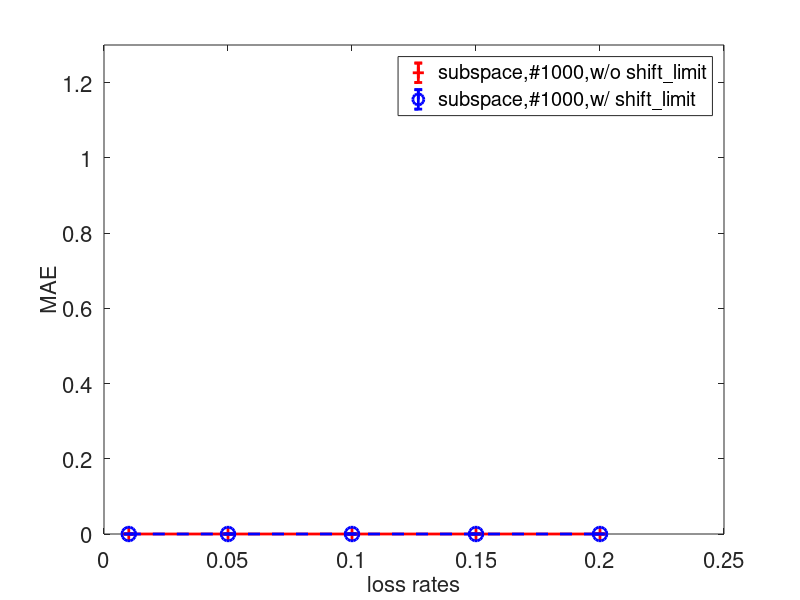
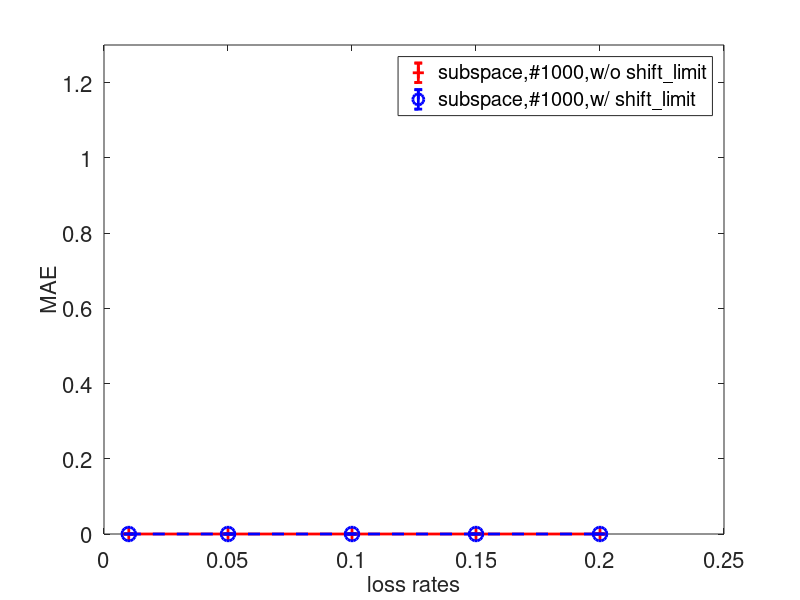
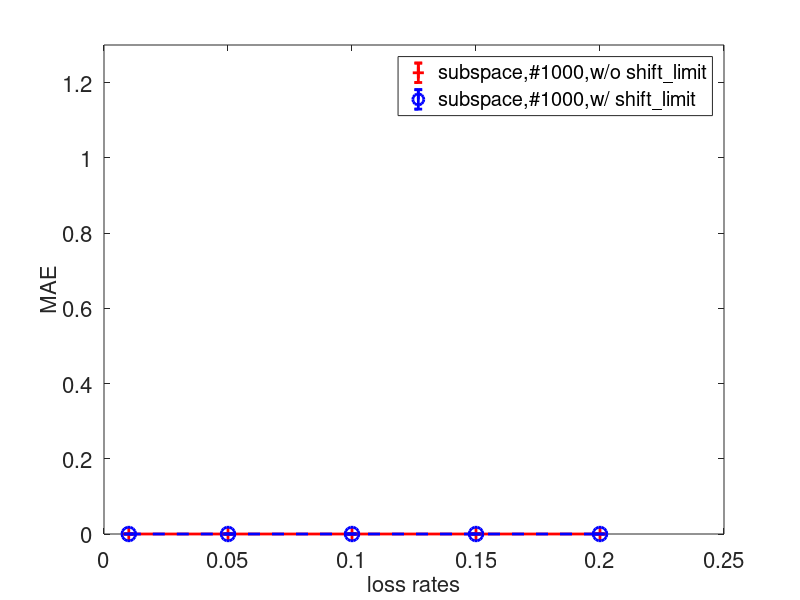
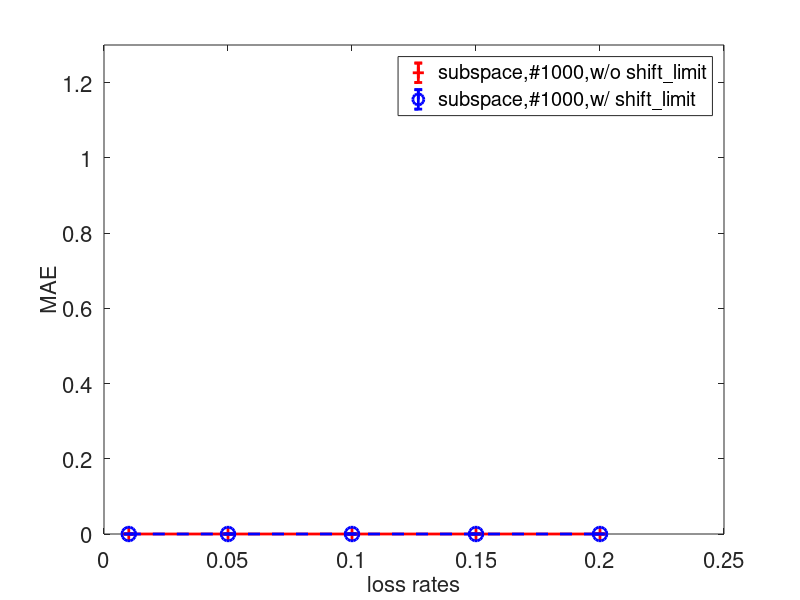

The MATLAB script that drew these images, in order:
%% postcondor_warp: function description
function postcondor_missing()
    input_dir = '~/warp/condor_data/task_dtw/condor/do_missing_exp/';

    % , 'multi-ch-csi', 'blink'
    trace_names = {'abilene', 'geant', 'wifi', '3g', '1ch-csi', 'cister', 'cu', 'ucsb', 'umich', 'p300', '4sq'};
    % trace_names = {'ucsb'};


    % warp_methods = {'na' 'dtw', 'shift', 'stretch'};
    warp_methods = {'shift_limit'};
    warp_opt = 'num_seg=1';

    eval_opts = {'no_dup=1'};

    % cluster_methods = {'kmeans'};
    % num_clusters = [1];
    % cluster_methods = {'spectral_shift_cc'};
    % num_clusters = [0];
    cluster_methods = {'subspace'};
    num_clusters = [1000];

    
    rank_seg = 1;
    rank_percnetile = 0.8;
    rank_cluster_method = 1;
    rank_opt = ['percentile=' num2str(rank_percnetile) ',num_seg=' num2str(rank_seg) ',r_method=' num2str(rank_cluster_method)];

    elem_frac  = 1;
    loss_rates = [0.01 0.05 0.1 0.15 0.2];
    elem_mode  = 'elem';
    loss_mode  = 'ind';
    burst_size = 1;

    % init_esti_methods = {'na', 'lens'};
    init_esti_methods = {'na'};
    final_esti_methods = {'lens'};

    seeds = [1 2 3 4 5];


    %% plot bar: 
    %%   x axis: warp methods, group by estimation methods
    % arrange_bar_warp_group_by_esti(input_dir, './figs_missing/', trace_names, cluster_methods, num_clusters, warp_methods, warp_opt, rank_opt, elem_frac, loss_rates, elem_mode, loss_mode, burst_size, init_esti_methods, final_esti_methods, seeds, 'bar_warp_est');

    %% plot line: 
    %%   x axis: loss rates
    %%   lines: cluster method, w/ or w/o shift
    arrange_line_clust_warp(input_dir, './figs_missing/', trace_names, cluster_methods, num_clusters, warp_methods, warp_opt, rank_opt, elem_frac, loss_rates, elem_mode, loss_mode, burst_size, init_esti_methods, final_esti_methods, eval_opts, seeds, 'line_clust_warp');

end


%% get_trace_opt
function [trace_opt] = get_trace_opt(trace_name)
    if strcmp(trace_name, 'p300')
        trace_opt = 'subject=1,session=1,img_idx=0';
    elseif strcmp(trace_name, '4sq')
        trace_opt = 'num_loc=100,num_rep=1,loc_type=1';
    else
        trace_opt = 'na';
    end
end


%% get_results: function description
function [warp_mae_mean, warp_mae_std, orig_mae_mean, orig_mae_std] = get_results(basename, seeds)
    cnt = 0;
    for seed = seeds
        filename = [basename '.s' num2str(seed) '.txt'];
        if exist(filename) ~= 0
            cnt = cnt + 1;
            data = load(filename);

            ret(1, cnt) = data(1);  %% w/ warp
            ret(2, cnt) = data(2);  %% w/o warp
            % ret(3, cnt) = data(3);  %% w/o warp 2
            fprintf('  orig=%f, warp=%f\n', data(2), data(1));
        end
    end %% end seed

    if cnt > 0
        warp_mae_mean  = mean(ret(1,:));
        warp_mae_std   = std(ret(1,:));
        orig_mae_mean  = mean(ret(2,:));
        orig_mae_std   = std(ret(2,:));
        % orig_mae_mean2 = mean(ret(3,:));
        % orig_mae_std2  = std(ret(3,:));
    else
        warp_mae_mean  = 0;
        warp_mae_std   = 0;
        orig_mae_mean  = 0;
        orig_mae_std   = 0;
        % orig_mae_mean2 = 0;
        % orig_mae_std2  = 0;
    end

end



%% ------------------------------------------
%% plot line: 
%%   x axis: loss rates
%%   lines: cluster method, w/ or w/o shift
function arrange_line_clust_warp(input_dir, output_dir, trace_names, cluster_methods, num_clusters, warp_methods, warp_opt, rank_opt, elem_frac, loss_rates, elem_mode, loss_mode, burst_size, init_esti_methods, final_esti_methods, eval_opts, seeds, fig_prefix)
    
    for trace_name = trace_names
        trace_name = char(trace_name);
        trace_opt = get_trace_opt(trace_name);

        for eval_opt = eval_opts
            eval_opt = char(eval_opt);

            for init_esti_method = init_esti_methods
                init_esti_method = char(init_esti_method);
                for final_esti_method = final_esti_methods
                    final_esti_method = char(final_esti_method);

                    figname = [output_dir fig_prefix '.' trace_name '.' trace_opt '.' rank_opt '.elem' num2str(elem_frac) '.' elem_mode '.' loss_mode '.' num2str(burst_size) '.' init_esti_method '.' final_esti_method '.' eval_opt];
                    plot_line_clust_warp(input_dir, trace_name, trace_opt, cluster_methods, num_clusters, warp_methods, warp_opt, rank_opt, elem_frac, loss_rates, elem_mode, loss_mode, burst_size, init_esti_method, final_esti_method, eval_opt, seeds, figname);

                end
            end
        end
    end
end

%% plot_warp_rank: function description
function plot_line_clust_warp(input_dir, trace_name, trace_opt, cluster_methods, num_clusters, warp_methods, warp_opt, rank_opt, elem_frac, loss_rates, elem_mode, loss_mode, burst_size, init_esti_method, final_esti_method, eval_opt, seeds, figname)

    fh = figure; clf;
    font_size = 16;
    colors   = {'r', 'b', [0 0.8 0], 'm', [1 0.85 0], [0 0 0.47], [0.45 0.17 0.48], 'k'};
    lines    = {'-', '--', '-.', ':'};
    markers  = {'+', 'o', '*', '.', 'x', 's', 'd', '^', '>', '<', 'p', 'h'};


    line_cnt = 0;
    for cluster_method = cluster_methods
        cluster_method = char(cluster_method);
        for num_cluster = num_clusters
            for warp_method = warp_methods
                warp_method = char(warp_method);

                line_cnt = line_cnt + 1;

                for li = 1:length(loss_rates) 
                    loss_rate = loss_rates(li);

                    basename = [input_dir trace_name '.' trace_opt '.' rank_opt '.elem' num2str(elem_frac) '.lr' num2str(loss_rate) '.' elem_mode '.' loss_mode '.' num2str(burst_size) '.' init_esti_method '.' final_esti_method '.' cluster_method '.c' num2str(num_cluster) '.' warp_method '.' warp_opt '.' eval_opt];
                    fprintf([basename '\n']);
                    [warp_mae_mean, warp_mae_std, orig_mae_mean, orig_mae_std] = get_results(basename, seeds);
                    % fprintf('  orig=%f(%f), warp=%f(%f)\n', orig_mae_mean, orig_mae_std, warp_mae_mean, warp_mae_std);

                    num_compare = 2;
                    ret_mean((line_cnt-1)*num_compare+1, li) = orig_mae_mean;
                    ret_std((line_cnt-1)*num_compare+1, li)  = orig_mae_std;
                    legends{(line_cnt-1)*num_compare+1} = [cluster_method ',#' num2str(num_clusters) ',w/o ' warp_method];

                    % ret_mean((line_cnt-1)*num_compare+2, li) = orig_mae_mean2;
                    % ret_std((line_cnt-1)*num_compare+2, li)  = orig_mae_std2;
                    % legends{(line_cnt-1)*num_compare+2} = [cluster_method ',#' num2str(num_clusters) ',w/o ' warp_method ' 2'];

                    ret_mean((line_cnt-1)*num_compare+2, li) = warp_mae_mean;
                    ret_std((line_cnt-1)*num_compare+2, li)  = warp_mae_std;
                    legends{(line_cnt-1)*num_compare+2} = [cluster_method ',#' num2str(num_clusters) ',w/ ' warp_method];
                end
            end 
        end
    end


    %% line
    for li = 1:size(ret_mean, 1)
        % lh{li} = plot(loss_rates, ret(li, :));
        lh{li} = errorbar(loss_rates, ret_mean(li, :), ret_std(li, :));
        set(lh{li}, 'Color', colors{mod(li-1,length(colors))+1});
        set(lh{li}, 'LineStyle', lines{mod(li-1,length(lines))+1});
        set(lh{li}, 'LineWidth', 2);
        set(lh{li}, 'marker', markers{mod(li-1,length(markers))+1});
        set(lh{li}, 'MarkerSize', 10);
        hold on;
    end

    set(gca, 'FontSize', font_size);
    xlabel('loss rates', 'FontSize', font_size);
    ylabel('MAE', 'FontSize', font_size);

    ytics = get(gca, 'YTick');
    max_y = max(ytics) * 1.3;
    set(gca, 'YLim', [0 max_y]);
    legend(legends, 'Interpreter', 'none', 'Location', 'NorthEast');

    % set(gca, 'OuterPosition', [LEFT BOTTOM WIDTH HEIGHT]);  %% normalized value, [0 0 1 1] in default
    % set(gca, 'Position', [0.1 0.2 0.7 0.75]);

    print(fh, '-depsc', [figname '.eps']);
end
%% END plot line
%% ------------------------------------------


%% ------------------------------------------
%% plot bar: 
%%   x axis: warp methods, group by estimation methods
function arrange_bar_warp_group_by_esti(input_dir, output_dir, trace_names, cluster_methods, num_clusters, warp_methods, warp_opt, rank_opt, elem_frac, loss_rates, elem_mode, loss_mode, burst_size, init_esti_methods, final_esti_methods, seeds, fig_prefix)
    
    for loss_rate = loss_rates
        for trace_name = trace_names
            trace_name = char(trace_name);
            trace_opt = get_trace_opt(trace_name);

            for cluster_method = cluster_methods
                cluster_method = char(cluster_method);
                for num_cluster = num_clusters

                    figname = [output_dir fig_prefix '.' trace_name '.' trace_opt '.' cluster_method '.' num2str(num_cluster) '.' rank_opt '.elem' num2str(elem_frac) '.lr' num2str(loss_rate) '.' elem_mode '.' loss_mode '.' num2str(burst_size)];
                    plot_bar_warp_group_by_esti(input_dir, trace_name, trace_opt, cluster_method, num_cluster, warp_methods, warp_opt, rank_opt, elem_frac, loss_rate, elem_mode, loss_mode, burst_size, init_esti_methods, final_esti_methods, seeds, figname);

                end
            end %% end cluster method
        end
    end
end


%% plot_warp_rank: function description
function plot_bar_warp_group_by_esti(input_dir, trace_name, trace_opt, cluster_method, num_cluster, warp_methods, warp_opt, rank_opt, elem_frac, loss_rate, elem_mode, loss_mode, burst_size, init_esti_methods, final_esti_methods, seeds, figname)

    fh = figure; clf;
    font_size = 16;
    colors   = {'r', 'b', [0 0.8 0], 'm', [1 0.85 0], [0 0 0.47], [0.45 0.17 0.48], 'k'};
    lines    = {'-', '--', '-.', ':'};
    markers  = {'+', 'o', '*', '.', 'x', 's', 'd', '^', '>', '<', 'p', 'h'};


    est_meth_cnt = 0;
    for init_esti_method = init_esti_methods
        init_esti_method = char(init_esti_method);
        for final_esti_method = final_esti_methods
            final_esti_method = char(final_esti_method);

            est_meth_cnt = est_meth_cnt + 1;
            x_ticks{est_meth_cnt} = ['Before:' init_esti_method ';After:' final_esti_method];
            warp_meth_cnt = 0;

            for warp_method = warp_methods
                warp_method = char(warp_method);

                warp_meth_cnt = warp_meth_cnt + 1;

                warp_mae = 0;
                orig_mae = 0;
                cnt = 0;
                for seed = seeds
                    filename = [input_dir trace_name '.' trace_opt '.' cluster_method '.c' num2str(num_cluster) '.' warp_method '.' warp_opt '.' rank_opt '.elem' num2str(elem_frac) '.lr' num2str(loss_rate) '.' elem_mode '.' loss_mode '.' num2str(burst_size) '.' init_esti_method '.' final_esti_method '.s' num2str(seed) '.txt'];
                    if exist(filename) == 0
                        %% no such file
                        warp_mae = warp_mae + 0;
                        orig_mae = orig_mae + 0;
                    else
                        cnt = cnt + 1;
                        data = load(filename);
                        warp_mae = warp_mae + data(1);
                        orig_mae = orig_mae + data(2);
                    end
                end %% end seed

                if cnt > 0
                    warp_mae = warp_mae / cnt;
                    orig_mae = orig_mae / cnt;
                else
                    warp_mae = 0;
                    orig_mae = 0;
                end

                warp_maes(est_meth_cnt, warp_meth_cnt) = warp_mae;
                orig_maes(est_meth_cnt, warp_meth_cnt) = orig_mae;

            end %% end warp method

        end %% end final esti method
    end %% end init esti method

    orig_maes = mean(orig_maes, 2);
    
    %% bar
    bh1 = bar([orig_maes, warp_maes]);
    set(bh1, 'BarWidth', 0.6);

    set(gca, 'FontSize', font_size);
    ylabel('MAE', 'FontSize', font_size);

    set(gca, 'XTick', [1:est_meth_cnt]);
    %% rotate x tick
    set(gca, 'XTickLabel', ' ');
    ytics = get(gca, 'YTick');
    max_y = max(ytics) * 1.3;
    set(gca, 'YLim', [0 max_y]);
    y = repmat(0, length(x_ticks), 1) - max_y/50;
    fs = get(gca, 'fontsize');
    hText = text([1:est_meth_cnt], y, x_ticks, 'fontsize', fs);
    
    set(hText, 'Rotation', 0, 'HorizontalAlignment', 'left');

    legends{1} = 'orig';
    for wi = 1:length(warp_methods)
        legends{wi+1} = warp_methods{wi};
    end
    legend(legends);

    % set(gca, 'OuterPosition', [LEFT BOTTOM WIDTH HEIGHT]);  %% normalized value, [0 0 1 1] in default
    % set(gca, 'Position', [0.1 0.2 0.7 0.75]);


    print(fh, '-depsc', [figname '.eps']);
end
%% END plot bar: x axis: warp methods, group by estimation methods
%% ------------------------------------------
